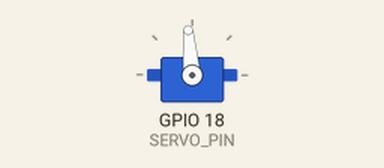
A sketch run on a simulated ESP32. Parts: servo.

Above: at 0.05 s.
At 0.8 s:
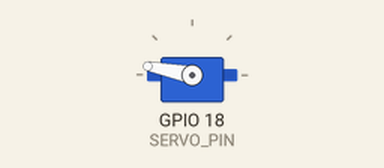
At 1.6 s:
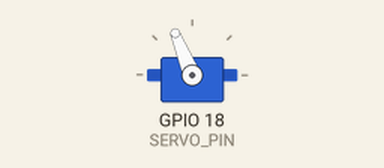
At 3.55 s:
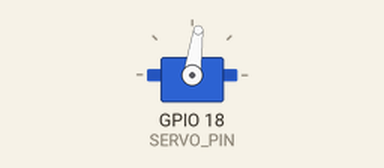
Timing chart, 0 to 7.3 s (numbered marks = the images above):
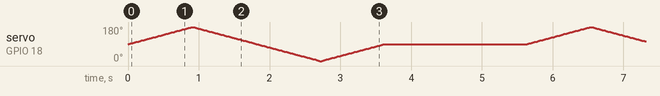

The sketch:

Rotate.ino
```cpp
#include <ESP32Servo.h>
#define SERVO_PIN 18

Servo myservo;
int pos;

void setup() {
  ESP32PWM::allocateTimer(0);
  ESP32PWM::allocateTimer(1);
  ESP32PWM::allocateTimer(2);
  ESP32PWM::allocateTimer(3);
  myservo.setPeriodHertz(50);
  myservo.attach(SERVO_PIN, 1000, 2000);

  //start in the middle
  pos = 90;
  myservo.write(pos);
}

void loop() {
  for (pos = 90; pos <= 180; pos += 1) {
    myservo.write(pos);
    delay(10);
  }

  for (pos = 180; pos >= 0; pos -= 1) {
    myservo.write(pos);
    delay(10);
  }

  for (pos = 0; pos <= 90; pos += 1) {
    myservo.write(pos);
    delay(10);
  }

  delay(2000);
}
```
